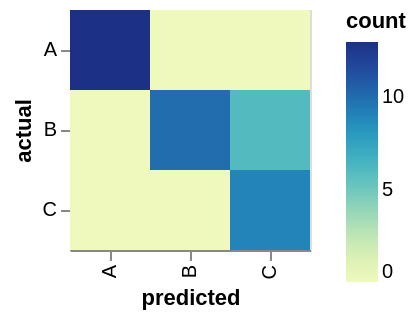

Vega-Lite specification for this chart:
### Vega specification from a JSON file in a GitHub repository (floating-point values rounded to 4 significant figures)
{"$schema": "https://vega.github.io/schema/vega/v5.json", "autosize": "pad", "padding": 5, "style": "cell", "data": [{"name": "highlight_store"}, {"name": "source_0", "values": [{"actual": "A", "predicted": "A", "count": 13}, {"actual": "A", "predicted": "B", "count": 0}, {"actual": "A", "predicted": "C", "count": 0}, {"actual": "B", "predicted": "A", "count": 0}, {"actual": "B", "predicted": "B", "count": 10}, {"actual": "B", "predicted": "C", "count": 6}, {"actual": "C", "predicted": "A", "count": 0}, {"actual": "C", "predicted": "B", "count": 0}, {"actual": "C", "predicted": "C", "count": 9}]}, {"name": "data_0", "source": "source_0", "transform": [{"type": "identifier", "as": "_vgsid_"}, {"type": "filter", "expr": "datum[\"count\"] !== null && !isNaN(datum[\"count\"])"}]}], "signals": [{"name": "x_step", "value": 40}, {"name": "width", "update": "bandspace(domain('x').length, 0, 0) * x_step"}, {"name": "y_step", "value": 40}, {"name": "height", "update": "bandspace(domain('y').length, 0, 0) * y_step"}, {"name": "unit", "value": {}, "on": [{"events": "mousemove", "update": "isTuple(group()) ? group() : unit"}]}, {"name": "highlight", "update": "vlSelectionResolve(\"highlight_store\")"}, {"name": "highlight_tuple", "on": [{"events": [{"source": "scope", "type": "click"}], "update": "datum && item().mark.marktype !== 'group' ? {unit: \"\", fields: highlight_tuple_fields, values: [(item().isVoronoi ? datum.datum : datum)[\"_vgsid_\"]]} : null", "force": true}, {"events": [{"source": "scope", "type": "dblclick"}], "update": "null"}]}, {"name": "highlight_tuple_fields", "value": [{"type": "E", "field": "_vgsid_"}]}, {"name": "highlight_modify", "update": "modify(\"highlight_store\", highlight_tuple, true)"}], "marks": [{"name": "marks", "type": "rect", "style": ["bar"], "from": {"data": "data_0"}, "encode": {"update": {"fill": {"scale": "color", "field": "count"}, "opacity": [{"test": "!(length(data(\"highlight_store\"))) || (vlSelectionTest(\"highlight_store\", datum))", "value": 1}, {"value": 0.5}], "x": {"scale": "x", "field": "predicted"}, "width": {"scale": "x", "band": true}, "y": {"scale": "y", "field": "actual"}, "height": {"scale": "y", "band": true}}}}], "scales": [{"name": "x", "type": "band", "domain": {"data": "data_0", "field": "predicted", "sort": true}, "range": {"step": {"signal": "x_step"}}, "paddingInner": 0, "paddingOuter": 0}, {"name": "y", "type": "band", "domain": {"data": "data_0", "field": "actual", "sort": true}, "range": {"step": {"signal": "y_step"}}, "paddingInner": 0, "paddingOuter": 0}, {"name": "color", "type": "linear", "domain": {"data": "data_0", "field": "count"}, "range": "ramp", "interpolate": "hcl", "zero": false}], "axes": [{"scale": "x", "orient": "bottom", "grid": false, "title": "predicted", "labelAlign": "right", "labelAngle": 270, "labelBaseline": "middle", "zindex": 0}, {"scale": "y", "orient": "left", "grid": false, "title": "actual", "zindex": 0}], "legends": [{"fill": "color", "gradientLength": {"signal": "clamp(height, 64, 200)"}, "symbolType": "circle", "title": "count", "encode": {"gradient": {"update": {"opacity": {"value": 1}}}}}], "config": {"range": {"ramp": {"scheme": "yellowgreenblue"}}}}
